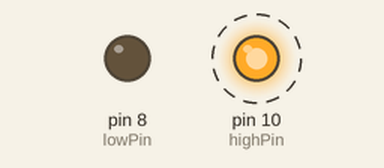
Simulated run of this sketch. Board: Arduino Uno, built with avr-gcc and run on an emulated ATmega328P. Parts: output pins drawn as LEDs (lit = HIGH). Dashed ring = blinking.

Above: at 0.5 s.
Timing chart, 0 to 4.6 s (numbered marks = the images above):
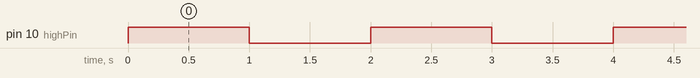

The sketch:

led_blink.ino
```cpp
int highPin = 10;
int lowPin = 8;
int d = 5000;

void setup() {
  pinMode(highPin, OUTPUT);
  pinMode(lowPin, OUTPUT);
}

void loop() {
  digitalWrite(highPin, HIGH);   // turn the LED on (HIGH is the voltage level)
  delay(1000);                       // wait for a second
  digitalWrite(highPin, LOW);    // turn the LED off by making the voltage LOW
  delay(1000);
}
```

Measured:
- by itself, pin 10 (highPin): alternates HIGH for 1.0 s and LOW for 1.0 s
